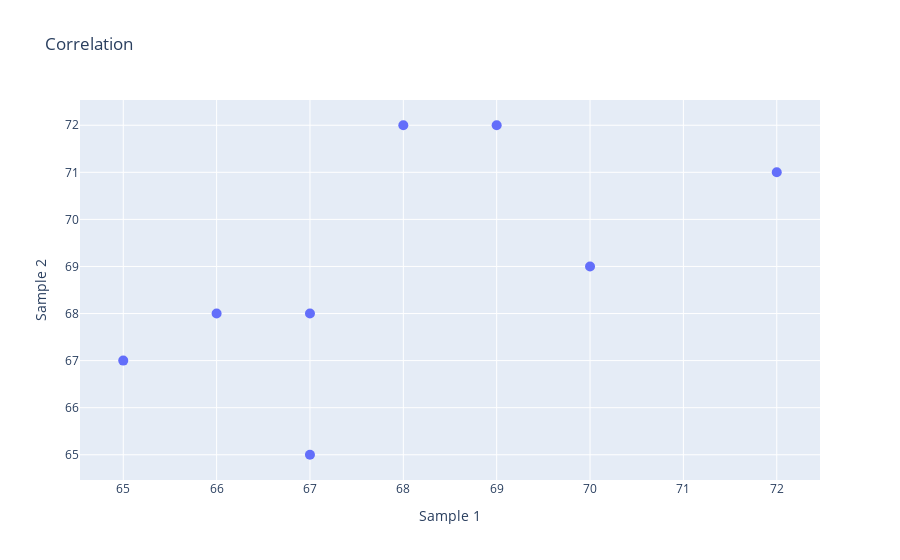

Notebook code cell kept with this figure:
### Code cell
trace = go.Scatter(x = x, y = y, name = 'r', mode = 'markers', marker = dict(size = 10))

fig = go.Figure(data = [trace], layout = dict(title = "Correlation", 
                                              xaxis = dict(title = "Sample 1"), yaxis = dict(title = "Sample 2")))

fig.show()

### Figure 1 — Plotly figure (JSON) as saved in the notebook; plotly's stock layout.template omitted (floating-point values rounded to 4 significant figures)
{"data": [{"marker": {"size": 10}, "mode": "markers", "name": "r", "type": "scatter", "x": [65, 66, 67, 67, 68, 69, 70, 72], "y": [67, 68, 65, 68, 72, 72, 69, 71]}], "layout": {"title": {"text": "Correlation"}, "xaxis": {"title": {"text": "Sample 1"}}, "yaxis": {"title": {"text": "Sample 2"}}}}
